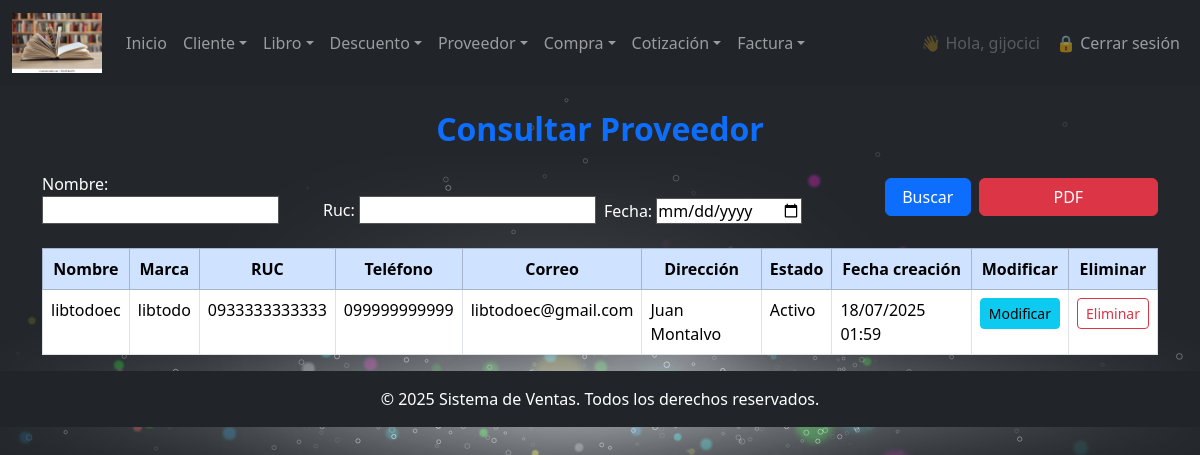
Screenshot of /proveedor/consultar/ (signed in) with the database file from the repository.
### miapp/models.py (models this page shows, shortened)
class Proveedor(models.Model):
    nombre = models.CharField(max_length=20)
    marca = models.CharField(max_length=20)
    ruc= models.CharField(max_length=13, default="",)
    telefono = models.CharField(max_length=12)
    correo = models.EmailField(max_length=40, default="@")
    direccion = models.CharField(max_length=200, blank=True, null=True)
    fecha_creacion = models.DateTimeField(auto_now_add=True)
    fecha_modificacion = models.DateTimeField(auto_now=True)
    creacion_usuario = models.CharField(max_length=50)
    modificacion_usuario = models.CharField(max_length=50)
    estado = models.IntegerField(choices=ESTADO_CHOICES, default=1)
    class Meta:
        db_table = "proveedor"
        verbose_name = "proveedor"
        verbose_name_plural = "proveedores"

### miapp/views.py (the view)
        def wrapper(request, *args, **kwargs):
            if not request.user.is_authenticated:
                return redirect('login')
            try:
                empleado = Empleado.objects.get(user=request.user)
                if empleado.cargo.nombre.lower() in [c.lower() for c in nombre_cargos]:
                    return view_func(request, *args, **kwargs)
            except Empleado.DoesNotExist:
                pass
            return redirect('no_autorizado')

### miapp/forms.py
class BuscarProveedorForm(forms.Form):
    nombre = forms.CharField(max_length=50, required=False)
    ruc = forms.CharField(max_length=15, required=False)
    fecha = forms.DateTimeField(
        required=False,
        widget=forms.DateInput(
            format=('%Y-%m-%d'),
            attrs={
                'placeholder': 'Seleccione la fecha de creación',
                'type': 'date'
            }
        )
    )

### miapp/views.py (called while the page is built, shortened)
def cargo_requerido(nombre_cargos):
    def decorador(view_func):
        def wrapper(request, *args, **kwargs):
            if not request.user.is_authenticated:
                return redirect('login')
            try:
                empleado = Empleado.objects.get(user=request.user)
                if empleado.cargo.nombre.lower() in [c.lower() for c in nombre_cargos]:
                    return view_func(request, *args, **kwargs)
            except Empleado.DoesNotExist:
                pass
            return redirect('no_autorizado')
        return wrapper
    return decorador

@login_required
@cargo_requerido(['admin', 'Gerente', 'supervisor', 'cajero'])
def consultar_proveedor(request):
    if request.headers.get('x-requested-with') == 'XMLHttpRequest':
        termino = request.GET.get('q', '').strip()
        proveedores = Proveedor.objects.filter(nombre__icontains=termino)[:10]
        resultados = [{'id': p.pk, 'text': p.nombre} for p in proveedores]
        return JsonResponse({'results': resultados})
    buscarProveedorForm = BuscarProveedorForm(request.POST or None)
    proveedores = Proveedor.objects.all()
    return render(request, "administrativo/proveedor/consultar_proveedor.html", {
        'buscador_Proveedor': buscarProveedorForm,
        'proveedores': proveedores
    })

### miapp/templates/administrativo/proveedor/consultar_proveedor.html (shortened to what this page needs)
{% extends 'index.html' %}
{% load static %}
{% block main %}
<div class="container mt-4">
    <h2 class="text-center mb-4 text-primary"><b>Consultar Proveedor</b></h2>
    <form method="post" class="mb-4">
        <div class="row g-2 align-items-end">
            <div class="col-md-3">
                {{ buscador_Proveedor.nombre.label_tag }}
                {{ buscador_Proveedor.nombre }}
            </div>
            <div class="col-md-3">
                {{ buscador_Proveedor.ruc.label_tag }}
                {{ buscador_Proveedor.ruc }}
            </div>
            <div class="col-md-3">
                {{ buscador_Proveedor.fecha.label_tag }}
                {{ buscador_Proveedor.fecha }}
            </div>
            <div class="col-md-1">
                <button type="submit" name="buscar_proveedor" value="Buscar proveedor" class="btn btn-primary w-100 mb-2">
                     Buscar
                </button>
            </div>
            <div class="col-md-2">
                <button type="submit" name="exportar_proveedor" value="Exportar proveedor" class="btn btn-danger w-100 mb-2">
                     PDF
                </button>
            </div>
        </div>
    </form>
    <div class="table-responsive">
        <table class="table table-bordered table-hover">
            <thead class="table-primary text-center">
                <tr>
                    <th>Nombre</th>
                    <th>Marca</th>
                    <th>RUC</th>
                    <th>Teléfono</th>
                    <th>Correo</th>
                    <th>Dirección</th>
                    <th>Estado</th>
                    <th>Fecha creación</th>
                    <th>Modificar</th>
                    <th>Eliminar</th>
                </tr>
            </thead>
            <tbody>
                {% if proveedores %}
                    {% for p in proveedores %}
                    <tr>
                        <td>{{ p.nombre }}</td>
                        <td>{{ p.marca }}</td>
                        <td>{{ p.ruc }}</td>
                        <td>{{ p.telefono }}</td>
                        <td>{{ p.correo }}</td>
                        <td>{{ p.direccion }}</td>
                       <td>
                            {% if p.estado == 1 %}Activo{% else %}Inactivo{% endif %}
                        </td>
                        <td>{{ p.fecha_creacion|date:"d/m/Y H:i" }}</td>
                        <td class="text-center">
                            <a href="{% url 'modificar_proveedor' p.id %}" class="btn btn-info btn-sm">
                                 Modificar
                            </a>
                        </td>
                        <td class="text-center">
                            <a href="{% url 'eliminar_proveedor' p.id %}" class="btn btn-outline-danger btn-sm" onclick="return confirm('¿Estás seguro de eliminar este proveedor?')">
                                 Eliminar
                            </a>
                        </td>
                    </tr>
                    {% endfor %}
                {% else %}
                    <tr>
                        <td colspan="13" class="text-center">No hay proveedores registrados.</td>
                    </tr>
                {% endif %}
            </tbody>
        </table>
    </div>
</div>
{% endblock %}

### miapp/templates/index.html (shortened to what this page needs)
{% load static %}
<!DOCTYPE html>
<html lang="es">
<head>
    <link href="https://cdn.jsdelivr.net/npm/bootstrap@5.3.0/dist/css/bootstrap.min.css" rel="stylesheet" />
    <link href="https://cdn.jsdelivr.net/npm/bootstrap-icons@1.11.0/font/bootstrap-icons.css" rel="stylesheet" />
    <link rel="stylesheet" href="{% static 'css/bootstrap.min.css' %}" />
    <link rel="stylesheet" href="{% static 'css/body.css' %}" />
    <link rel="stylesheet" href="{% static 'css/estilos.css' %}" />
    <link href="https://cdn.jsdelivr.net/npm/select2@4.1.0-rc.0/dist/css/select2.min.css" rel="stylesheet" />
</head>
<body class="cars">
    {% if request.resolver_match.url_name != 'login' and request.resolver_match.url_name != 'password_reset' and request.resolver_match.url_name != 'password_reset_complete' and request.resolver_match.url_name != 'password_reset_confirm' and request.resolver_match.url_name != 'password_reset_done'  %}
        {% block navbar %}
        <nav class="navbar navbar-expand-lg navbar-dark bg-dark">
            <div class="container-fluid">
                <a class="navbar-brand" href="#">
                    <img src="{% static 'img/libro.png' %}" alt="Logo" width="90" height="60" />
                </a>
                <div class="collapse navbar-collapse" id="navbarSupportedContent">
                    <ul class="navbar-nav me-auto mb-2 mb-lg-0">
                        <li class="nav-item"><a class="nav-link" href="{% url 'index' %}">Inicio</a></li>
                        <li class="nav-item dropdown">
                            <a class="nav-link dropdown-toggle" href="#" role="button" data-bs-toggle="dropdown">Cliente</a>
                        </li>
                        <li class="nav-item dropdown">
                            <a class="nav-link dropdown-toggle" href="#" role="button" data-bs-toggle="dropdown">Libro</a>
                        </li>
                        <li class="nav-item dropdown">
                            <a class="nav-link dropdown-toggle" href="#" role="button" data-bs-toggle="dropdown">Descuento</a>
                        </li>
                        <li class="nav-item dropdown">
                            <a class="nav-link dropdown-toggle" href="#" role="button" data-bs-toggle="dropdown">Proveedor</a>
                        </li>
                        <li class="nav-item dropdown">
                            <a class="nav-link dropdown-toggle" href="#" role="button" data-bs-toggle="dropdown">Compra</a>
                        <li class="nav-item dropdown">
                            <a class="nav-link dropdown-toggle" href="#" role="button" data-bs-toggle="dropdown">Cotización</a>
                        </li>
                        <li class="nav-item dropdown">
                            <a class="nav-link dropdown-toggle" href="#" role="button" data-bs-toggle="dropdown">Factura</a>
                        </li>
                    </ul>
                    <ul class="navbar-nav ms-auto mb-2 mb-lg-0">
                        {% if user.is_authenticated %}
                            <li class="nav-item">
                                <span class="nav-link disabled">👋 Hola, {{ user.username }}</span>
                            </li>
                            <li class="nav-item">
                                <a class="nav-link btn btn-outline-danger" href="{% url 'logout' %}">
                                    🔒 Cerrar sesión
                                </a>
                            </li>
                        {% else %}
                            <li class="nav-item">
                                <a class="nav-link btn btn-outline-primary" href="{% url 'login' %}">
                                    🔑 Iniciar sesión
                                </a>
                            </li>
                        {% endif %}
                    </ul>
                </div>
            </div>
        </nav>
        {% endblock %}
    {% endif %}
    {% block main %}{% endblock %}
    {% if request.resolver_match.url_name != 'login' and request.resolver_match.url_name != 'password_reset' and request.resolver_match.url_name != 'password_reset_complete' and request.resolver_match.url_name != 'password_reset_confirm' and request.resolver_match.url_name != 'password_reset_done'  %}
        <footer class="bg-dark text-white text-center py-3">
            <p class="mb-0">© 2025 Sistema de Ventas. Todos los derechos reservados.</p>
        </footer>
    {% endif %}
</body>
</html>

### miapp/static/css/body.css (style rules this page uses)
html, body { width: 100vw; height: 100vh; margin: 0; padding: 0; overflow: hidden; }

### miapp/static/css/estilos.css (style rules this page uses)
html, body { width:100%; height:100%; padding:0px; margin:0px; overflow: hidden; }

### miapp/templates/index.html (style rules this page uses)
body { background-color: #585252; color: #fff; }
input, select, textarea { background-color: #ffffff !important; color: #000000 !important; border: 1px solid #555 !important; }
html, body { height: 100%; margin: 0; padding: 0; overflow: auto; }

### rows the page displays
Proveedor: nombre "libtodoec", marca "libtodo", ruc "0933333333333", telefono "099999999999", correo "libtodoec@gmail.com", direccion "Juan Montalvo", estado "Activo", fecha_creacion "18/07/2025 01:59"

### other values shown
{{ user.username }} "gijocici"
{{ buscador_Proveedor.nombre.label_tag }} "Nombre:"
{{ buscador_Proveedor.ruc.label_tag }} "Ruc:"
{{ buscador_Proveedor.fecha.label_tag }} "Fecha:"
